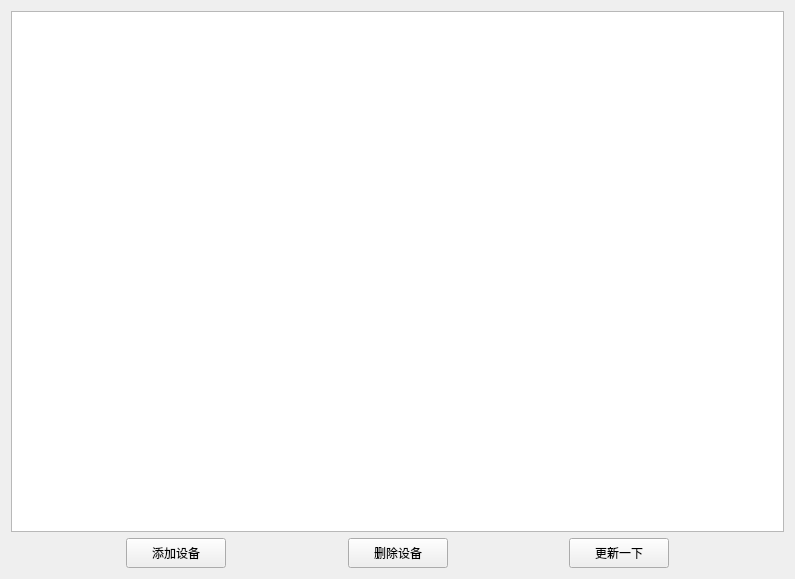
<?xml version="1.0" encoding="UTF-8"?>
<ui version="4.0">
 <class>Device</class>
 <widget class="QWidget" name="Device">
  <property name="geometry">
   <rect>
    <x>0</x>
    <y>0</y>
    <width>795</width>
    <height>579</height>
   </rect>
  </property>
  <property name="windowTitle">
   <string>Form</string>
  </property>
  <layout class="QGridLayout" name="gridLayout" rowstretch="10,1" rowminimumheight="0,0">
   <item row="0" column="0">
    <widget class="QTableWidget" name="tableWidget_show"/>
   </item>
   <item row="1" column="0">
    <layout class="QHBoxLayout" name="horizontalLayout" stretch="0,0,0,0,0,0,0">
     <item>
      <spacer name="horizontalSpacer">
       <property name="orientation">
        <enum>Qt::Horizontal</enum>
       </property>
       <property name="sizeHint" stdset="0">
        <size>
         <width>40</width>
         <height>20</height>
        </size>
       </property>
      </spacer>
     </item>
     <item>
      <widget class="QPushButton" name="pushButton_addDevice">
       <property name="minimumSize">
        <size>
         <width>100</width>
         <height>30</height>
        </size>
       </property>
       <property name="text">
        <string>添加设备</string>
       </property>
      </widget>
     </item>
     <item>
      <spacer name="horizontalSpacer_2">
       <property name="orientation">
        <enum>Qt::Horizontal</enum>
       </property>
       <property name="sizeHint" stdset="0">
        <size>
         <width>40</width>
         <height>20</height>
        </size>
       </property>
      </spacer>
     </item>
     <item>
      <widget class="QPushButton" name="pushButton_deleteDevice">
       <property name="minimumSize">
        <size>
         <width>100</width>
         <height>30</height>
        </size>
       </property>
       <property name="text">
        <string>删除设备</string>
       </property>
      </widget>
     </item>
     <item>
      <spacer name="horizontalSpacer_3">
       <property name="orientation">
        <enum>Qt::Horizontal</enum>
       </property>
       <property name="sizeHint" stdset="0">
        <size>
         <width>40</width>
         <height>20</height>
        </size>
       </property>
      </spacer>
     </item>
     <item>
      <widget class="QPushButton" name="pushButton_updateDevice">
       <property name="minimumSize">
        <size>
         <width>100</width>
         <height>30</height>
        </size>
       </property>
       <property name="text">
        <string>更新一下</string>
       </property>
      </widget>
     </item>
     <item>
      <spacer name="horizontalSpacer_4">
       <property name="orientation">
        <enum>Qt::Horizontal</enum>
       </property>
       <property name="sizeHint" stdset="0">
        <size>
         <width>40</width>
         <height>20</height>
        </size>
       </property>
      </spacer>
     </item>
    </layout>
   </item>
  </layout>
 </widget>
 <resources/>
 <connections/>
</ui>
